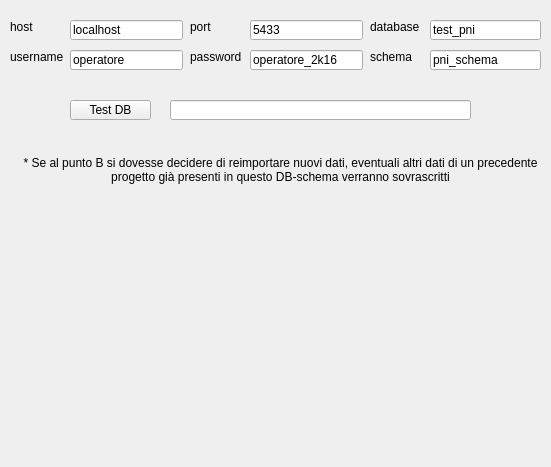
   <widget class="QWidget" name="chkDB">
    <property name="geometry">
     <rect>
      <x>0</x>
      <y>0</y>
      <width>551</width>
      <height>467</height>
     </rect>
    </property>
    <attribute name="label">
     <string>A - Parametri connessione DB*</string>
    </attribute>
    <widget class="QLabel" name="label">
     <property name="geometry">
      <rect>
       <x>10</x>
       <y>20</y>
       <width>54</width>
       <height>14</height>
      </rect>
     </property>
     <property name="text">
      <string>host</string>
     </property>
    </widget>
    <widget class="QLineEdit" name="hostDB">
     <property name="geometry">
      <rect>
       <x>70</x>
       <y>20</y>
       <width>113</width>
       <height>20</height>
      </rect>
     </property>
     <property name="text">
      <string>localhost</string>
     </property>
    </widget>
    <widget class="QLineEdit" name="portDB">
     <property name="geometry">
      <rect>
       <x>250</x>
       <y>20</y>
       <width>113</width>
       <height>20</height>
      </rect>
     </property>
     <property name="text">
      <string>5433</string>
     </property>
    </widget>
    <widget class="QLineEdit" name="usrDB">
     <property name="geometry">
      <rect>
       <x>70</x>
       <y>50</y>
       <width>113</width>
       <height>20</height>
      </rect>
     </property>
     <property name="text">
      <string>operatore</string>
     </property>
    </widget>
    <widget class="QLineEdit" name="pwdDB">
     <property name="geometry">
      <rect>
       <x>250</x>
       <y>50</y>
       <width>113</width>
       <height>20</height>
      </rect>
     </property>
     <property name="text">
      <string>operatore_2k16</string>
     </property>
    </widget>
    <widget class="QLineEdit" name="nameDB">
     <property name="geometry">
      <rect>
       <x>430</x>
       <y>20</y>
       <width>111</width>
       <height>20</height>
      </rect>
     </property>
     <property name="text">
      <string>test_pni</string>
     </property>
    </widget>
    <widget class="QLabel" name="label_2">
     <property name="geometry">
      <rect>
       <x>190</x>
       <y>20</y>
       <width>54</width>
       <height>14</height>
      </rect>
     </property>
     <property name="text">
      <string>port</string>
     </property>
    </widget>
    <widget class="QLabel" name="label_3">
     <property name="geometry">
      <rect>
       <x>10</x>
       <y>50</y>
       <width>54</width>
       <height>14</height>
      </rect>
     </property>
     <property name="text">
      <string>username</string>
     </property>
    </widget>
    <widget class="QLabel" name="label_4">
     <property name="geometry">
      <rect>
       <x>190</x>
       <y>50</y>
       <width>54</width>
       <height>14</height>
      </rect>
     </property>
     <property name="text">
      <string>password</string>
     </property>
    </widget>
    <widget class="QLabel" name="label_5">
     <property name="geometry">
      <rect>
       <x>370</x>
       <y>20</y>
       <width>54</width>
       <height>14</height>
      </rect>
     </property>
     <property name="text">
      <string>database</string>
     </property>
    </widget>
    <widget class="QToolButton" name="testBtn">
     <property name="geometry">
      <rect>
       <x>70</x>
       <y>100</y>
       <width>81</width>
       <height>20</height>
      </rect>
     </property>
     <property name="text">
      <string>Test DB</string>
     </property>
    </widget>
    <widget class="QLineEdit" name="testAnswer">
     <property name="geometry">
      <rect>
       <x>170</x>
       <y>100</y>
       <width>301</width>
       <height>20</height>
      </rect>
     </property>
     <property name="readOnly">
      <bool>true</bool>
     </property>
    </widget>
    <widget class="QLabel" name="label_9">
     <property name="geometry">
      <rect>
       <x>370</x>
       <y>50</y>
       <width>54</width>
       <height>14</height>
      </rect>
     </property>
     <property name="text">
      <string>schema</string>
     </property>
    </widget>
    <widget class="QLineEdit" name="schemaDB">
     <property name="geometry">
      <rect>
       <x>430</x>
       <y>50</y>
       <width>111</width>
       <height>20</height>
      </rect>
     </property>
     <property name="text">
      <string>pni_schema</string>
     </property>
    </widget>
    <widget class="QLabel" name="label_6">
     <property name="geometry">
      <rect>
       <x>20</x>
       <y>150</y>
       <width>521</width>
       <height>41</height>
      </rect>
     </property>
     <property name="text">
      <string>&lt;html&gt;&lt;head/&gt;&lt;body&gt;&lt;p align=&quot;center&quot;&gt;* Se al punto B si dovesse decidere di reimportare nuovi dati, eventuali altri dati di un precedente progetto già presenti in questo DB-schema verranno sovrascritti&lt;/p&gt;&lt;/body&gt;&lt;/html&gt;</string>
     </property>
     <property name="wordWrap">
      <bool>true</bool>
     </property>
    </widget>
   </widget>
